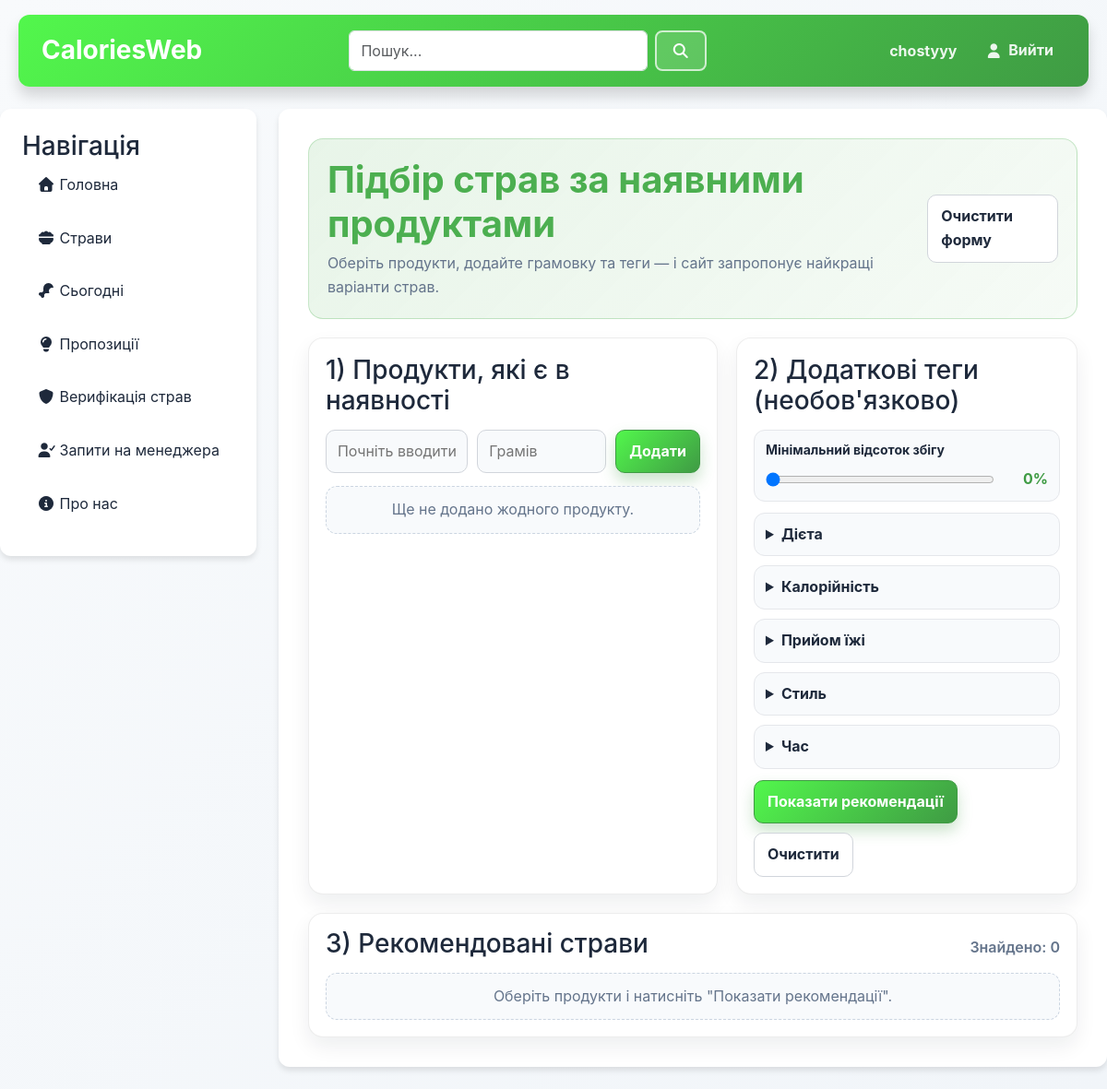
Page /meals/suggestions/ (signed in) on the committed database.
### meals/models.py (models this page shows, shortened)
class Tag(models.Model):
    name = models.CharField(max_length=50)
    type = models.CharField(max_length=50, null=True)

### meals/views.py (the view, shortened to what this page needs)
# urls.py: path('suggestions/', views.suggestions, name='suggestions'),
def suggestions(request):
    if not request.user.is_authenticated:
        return redirect("main:logIn")
    all_tags = Tag.objects.order_by("type", "name")
    all_foods = Food.objects.order_by("name")
    grouped_tags = []
    selected_tag_ids = []
    for tag in all_tags:
        group_name = (tag.type or "Інше").strip() if tag.type else "Інше"
        is_selected = tag.id in selected_tag_ids
        if grouped_tags and grouped_tags[-1]["type"] == group_name:
            grouped_tags[-1]["tags"].append(tag)
            if is_selected:
                grouped_tags[-1]["has_selected"] = True
        else:
            grouped_tags.append({
                "type": group_name,
                "tags": [tag],
                "has_selected": is_selected,
            })
    selected_food_rows = []
    results = []
    was_submitted = request.method == "POST"
    min_match_percent = 0
    data = {
        "grouped_tags": grouped_tags,
        "foods": all_foods,
        "food_options": [
            {"id": food.id, "name": food.name, "type": food.type}
            for food in all_foods
        ],
        "selected_tag_ids": selected_tag_ids,
        "selected_food_rows": selected_food_rows,
        "min_match_percent": min_match_percent,
        "results": results,
        "was_submitted": was_submitted,
    }
    return render(request, "meals/mealSuggestions.html", data)

### meals/templates/meals/mealSuggestions.html (shortened to what this page needs)
{% extends "main/layout.html" %}
{% load static %}
{% block extra_css %}
    <link rel="stylesheet" href="{% static 'meals/css/meal_suggestions.css' %}?v=2">
{% endblock %}
{% block content %}
<div class="suggest-page">
    <section class="suggest-hero">
        <div>
            <h1>Підбір страв за наявними продуктами</h1>
            <p>Оберіть продукти, додайте грамовку та теги — і сайт запропонує найкращі варіанти страв.</p>
        </div>
        <a href="{% url 'meals:suggestions' %}" class="suggest-secondary-btn suggest-hero-reset">Очистити форму</a>
    </section>
    <form method="post" class="suggest-form" id="suggestions-form">
        <div class="suggest-grid">
            <section class="suggest-card">
                <h3>1) Продукти, які є в наявності</h3>
                <div class="suggest-search-row">
                    <div class="suggest-autocomplete" id="food-autocomplete">
                        <input type="text" id="food-picker" placeholder="Почніть вводити назву продукту..." autocomplete="off">
                    </div>
                    <input type="number" id="food-grams" placeholder="Грамів" min="1" step="0.1">
                    <button type="button" id="add-food-btn">Додати</button>
                </div>
                <div class="suggest-selected-products" id="selected-products-list">
                    {% for row in selected_food_rows %}
                        <div class="suggest-product-item" data-food-id="{{ row.food_id }}">
                            <div class="suggest-product-main">
                                <strong>{{ row.food_name }}</strong>
                                <span class="suggest-pill">{{ row.food_type }}</span>
                            </div>
                            <div class="suggest-product-controls">
                                <label>грамів</label>
                                <input type="number" class="selected-food-grams" value="{{ row.grams|floatformat:'-1' }}" min="0.1" step="0.1">
                                <button type="button" class="suggest-remove-btn">✕</button>
                            </div>
                        </div>
                    {% empty %}
                        <div class="suggest-empty-note" id="empty-products-note">Ще не додано жодного продукту.</div>
                    {% endfor %}
                </div>
            </section>
            <section class="suggest-card">
                <h3>2) Додаткові теги (необов'язково)</h3>
                <div class="suggest-match-filter">
                    <label for="min-match">Мінімальний відсоток збігу</label>
                    <div class="suggest-match-controls">
                        <input id="min-match" type="range" name="min_match" min="0" max="100" step="5" value="{{ min_match_percent|default:0 }}">
                        <span id="min-match-value">{{ min_match_percent|default:0 }}%</span>
                    </div>
                </div>
                <div class="suggest-tag-groups suggest-tag-groups-collapsible">
                    {% for group in grouped_tags %}
                        <details class="suggest-tag-group" {% if group.has_selected %}open{% endif %}>
                            <summary>{{ group.type }}</summary>
                        </details>
                    {% empty %}
                        <div class="suggest-empty-note">Теги відсутні.</div>
                    {% endfor %}
                </div>
                <div class="suggest-actions-row">
                    <button class="suggest-primary-btn" type="submit">Показати рекомендації</button>
                    <button class="suggest-secondary-btn" type="button" id="clear-tags-btn">Очистити</button>
                </div>
            </section>
        </div>
    </form>
    <section class="suggest-card suggest-results-card">
        <div class="suggest-results-head">
            <h3>3) Рекомендовані страви</h3>
            <span>Знайдено: {{ results|length }}{% if was_submitted %} · від {{ min_match_percent }}%{% endif %}</span>
        </div>
        {% if results %}
            <div class="suggest-results-grid">
                {% for item in results %}
                    <article class="suggest-meal-item">
                        <div class="suggest-meal-top">
                            <h4><a href="{% url 'meals:meal_detail' item.meal.id %}">{{ item.meal.name }}</a></h4>
                            <span class="suggest-score">{{ item.coverage }}% збіг</span>
                        </div>
                        <p>Підійшло інгредієнтів: {{ item.matched_items }} / {{ item.total_items }}</p>
                        <div class="suggest-meal-meta">
                            <span>{{ item.calories }} ккал</span>
                            <span>{{ item.protein }}г білка</span>
                            <span>{{ item.carbs }}г вугл.</span>
                            <span>{{ item.fats }}г жирів</span>
                        </div>
                        <div class="suggest-meal-need">
                            {% if item.missing %}
                                <small>Потрібно докупити:</small>
                                {% for miss in item.missing|slice:":3" %}
                                    <strong>+ {{ miss.name }} {{ miss.grams }}г</strong>
                                {% endfor %}
                            {% else %}
                                <small>Усі інгредієнти вже є ✅</small>
                            {% endif %}
                        </div>
                    </article>
                {% endfor %}
            </div>
        {% elif was_submitted %}
            <div class="suggest-empty-note">Немає підходящих страв за обраними параметрами.</div>
        {% else %}
            <div class="suggest-empty-note">Оберіть продукти і натисніть "Показати рекомендації".</div>
        {% endif %}
    </section>
</div>
{% endblock %}

### main/templates/main/layout.html (shortened to what this page needs)
{% load static %}
<!DOCTYPE html>
<html lang="en">
<head>
    <link href="https://cdn.jsdelivr.net/npm/bootstrap@5.3.8/dist/css/bootstrap.min.css" rel="stylesheet">
    <link rel="stylesheet" href="{% static 'main/css/main.css' %}">
    <link rel="stylesheet" href="https://cdnjs.cloudflare.com/ajax/libs/font-awesome/7.0.1/css/all.min.css">
    {% block extra_css %}{% endblock %}
</head>
<body>
<header>
    <table>
        <tr>
            <th style="text-align: left;" style="width: fit-content;">
                <a href="{% url 'main:home' %}" style="width: fit-content;" >
                    <h1 style="width: fit-content;">CaloriesWeb</h1>
                </a>
            </th>
            <th style="text-align: center; width: 35%;">
                <form action="{% url 'meals:search' %}" method="get" class="d-flex">
                    <input class="form-control" type="text" name="q" placeholder="Пошук...">
                    <button class="btn btn-outline-danger ms-2" type="submit">
                        <i class="fa-solid fa-magnifying-glass"></i>
                    </button>
                </form>
            </th>
            <th style="text-align: right;">
                {% if user.is_authenticated %}
                    <a href="{% url 'user:user_detail' user.id %}"><span>{{ user.username }}</span></a>
                    <a href="{% url 'main:logOut' %}">
                        <span><i class="fa-solid fa-user"></i> Вийти</span>
                    </a>
                {% endif %}
            </th>
        </tr>
    </table>
</header>
<main class="layout">
    <aside>
        <h3>Навігація</h3>
        <ul>
            <a href="{% url 'main:home' %}">
                <li><i class="fa-solid fa-house"></i> Головна</li>
            </a>
            <a href="{% url 'meals:meals' %}">
                <li><i class="fa-solid fa-bowl-food"></i> Страви</li>
            </a>
            <a href="{% url 'today:today' %}">
                <li><i class="fa-solid fa-drumstick-bite"></i> Сьогодні</li>
            </a>
            <a href="{% url 'meals:suggestions' %}">
                <li><i class="fa-solid fa-lightbulb"></i> Пропозиції</li>
            </a>
            {% if is_manager or is_admin %}
                <a href="{% url 'meals:verification_list' %}">
                    <li><i class="fa-solid fa-shield"></i> Верифікація страв</li>
                </a>
            {% endif %}
            {% if is_admin %}
                <a href="{% url 'user:manager_requests' %}">
                    <li><i class="fa-solid fa-user-check"></i> Запити на менеджера</li>
                </a>
            {% endif %}
            <a href="{% url 'main:about' %}">
                <li><i class="fa-solid fa-circle-info"></i> Про нас</li>
            </a>
        </ul>
    </aside>
    <div class="main-content">
        {% block content %}
        {% endblock %}
    </div>
</main>
</body>
</html>

### main/static/main/css/main.css (style rules this page uses)
* { box-sizing: border-box; }
html { -webkit-text-size-adjust: 100%; text-size-adjust: 100%; }
body, h1, h2, h3, h4, h5, h6, p, ul, ol, dl, dd, figure, blockquote, pre { margin: 0; }
ul, ol { padding: 0; }
input, button, textarea, select { font: inherit; }
input, textarea, select { color: inherit; }
:root { --primary: #4caf50; --primary-dark: #3f9b44; --primary-light: #8fd9a0; --primary-gradient: linear-gradient(135deg, #52f74c 0%, #3f9b44 100%); --primary-rgb: 76, 175, 80; --primary-dark-rgb: 63, 155, 68; --secondary: #ec4899; --accent: #f59e0b; --success: #10b981; --success-rgb: 16, 185, 129; --warning: #f59e0b; --warning-rgb: 245, 158, 11; --warning-light-rgb: 251, 191, 36; --neutral: #94a3b8; --neutral-rgb: 148, 163, 184; --slate-rgb: 100, 116, 139; --danger: #ef4444; --danger-bg: #fff4f4; --danger-soft: #fee2e2; --danger-border: #fecaca; --danger-ink: #991b1b; --danger-ink-dark: #7f1d1d; --white: #ffffff; --surface-muted: #f3f4f6; --bg-light: #f8fafc; --bg-page-end: #f1f5f9; --text-dark: #1e293b; --text-gray: #64748b; --border: #e2e8f0; --line: #e5e7eb; --line-soft: #eef2f7; --shadow-sm: 0 1px 2px rgba(0, 0, 0, 0.05); --shadow-md: 0 4px 6px rgba(0, 0, 0, 0.1); --shadow-lg: 0 10px 15px rgba(0, 0, 0, 0.15); }
body { background: linear-gradient(135deg, var(--bg-light) 0%, var(--bg-page-end) 100%); margin: 0; font-family: -apple-system, BlinkMacSystemFont, 'Segoe UI', Roboto, Oxygen, Ubuntu, Cantarell, sans-serif; color: var(--text-dark); line-height: 1.6; }
.btn-outline-danger { border: 2px solid var(--primary); color: var(--primary); background: none; padding: 8px 16px; border-radius: 8px; font-weight: 600; cursor: pointer; transition: all 0.3s ease; }
.btn { border-radius: 8px; font-weight: 600; transition: all 0.3s ease; cursor: pointer; }
header { background: var(--primary-gradient); box-shadow: var(--shadow-lg); margin: 16px 20px; padding: 16px 24px; border-radius: 12px; position: sticky; top: 0; z-index: 100; }
header table { width: 100%; }
header h1 { margin: 0; padding: 0; color: white; font-size: 28px; font-weight: 700; }
header a { text-decoration: none; color: rgba(255, 255, 255, 0.9); transition: color 0.3s ease; }
header a span { padding: 0 12px; }
header th:last-child a span { display: inline-flex; align-items: center; gap: 6px; padding: 8px 12px; border-radius: 10px; border: 1px solid transparent; transition: background-color 0.2s ease, border-color 0.2s ease, transform 0.2s ease, box-shadow 0.2s ease; }
header .btn-outline-danger { border: 2px solid rgba(255, 255, 255, 0.7); color: var(--white); background: rgba(255, 255, 255, 0.14); }
main.layout { display: flex; gap: 24px; margin: 24px 20px; max-width: 1400px; margin-left: auto; margin-right: auto; }
aside { background-color: var(--white); box-shadow: var(--shadow-md); border-radius: 12px; width: fit-content; padding: 24px; height: fit-content; position: sticky; top: 100px; }
aside ul { list-style: none; padding: 0; margin: 0; }
aside ul li { padding: 12px 16px; margin-bottom: 8px; border-radius: 8px; transition: all 0.3s ease; color: var(--text-dark); cursor: pointer; }
aside a { text-decoration: none; color: inherit; }
.main-content { background-color: var(--white); box-shadow: var(--shadow-md); border-radius: 12px; flex: 1; padding: 32px; }
.main-content h1 { color: var(--primary); margin-bottom: 8px; font-weight: 700; }
a { color: var(--primary); text-decoration: none; transition: color 0.3s ease; }

### rows in the picture
Tag: type "Дієта"
Tag: type "Калорійність"
Tag: type "Прийом їжі"
Tag: type "Стиль"
Tag: type "Час"

### other values in the picture
{{ user.username }} "chostyyy"
{{ min_match_percent|default:0 }} "0"
{{ results|length }} "0"
